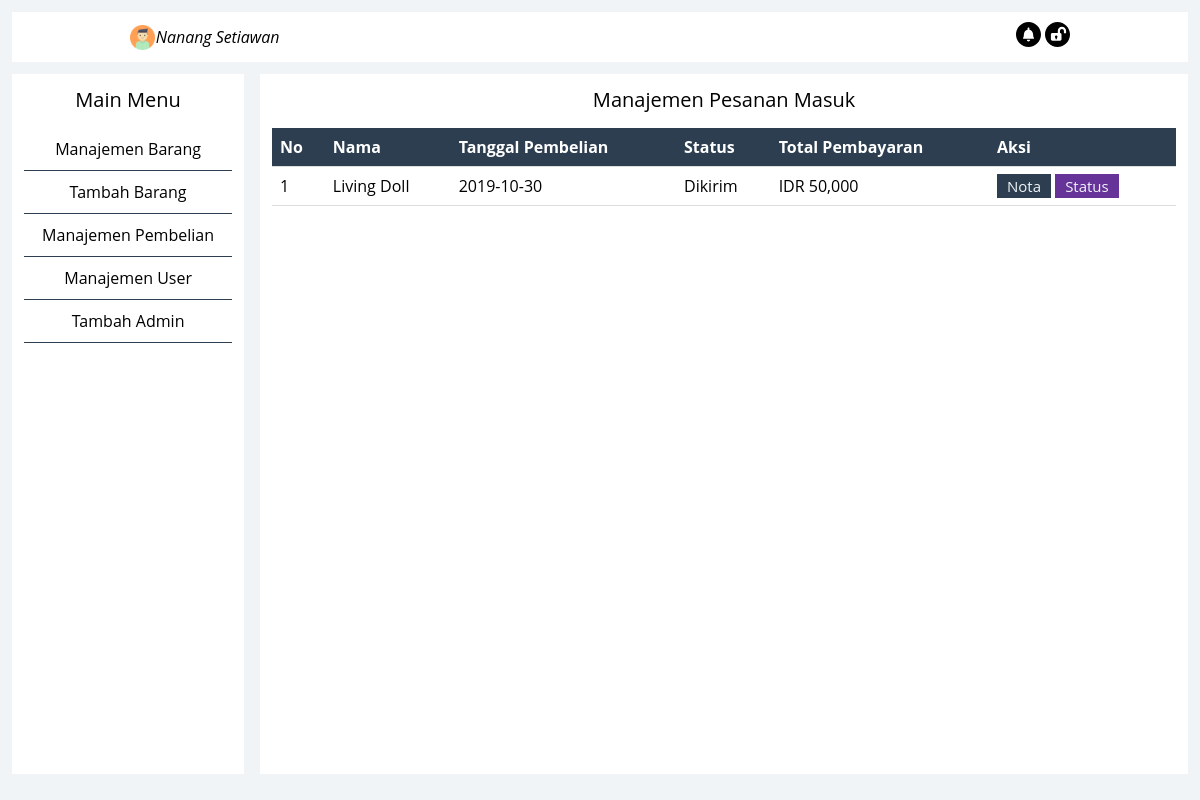
The page /admin/index.php?halaman=pembelian (signed in) on the database its author committed.
### tables this page shows
CREATE TABLE `pembelian` (
  `id_pembelian` int(11) NOT NULL,
  `id_user` int(11) NOT NULL,
  `tanggal` date NOT NULL,
  `resi` varchar(50) DEFAULT NULL,
  `total` int(11) NOT NULL,
  `status_pembelian` varchar(50) NOT NULL DEFAULT 'pending',
  `alamat` text NOT NULL
);

CREATE TABLE `tb_users` (
  `id_user` int(11) NOT NULL,
  `email_user` varchar(50) NOT NULL,
  `pass_user` varchar(50) NOT NULL,
  `nama_user` varchar(50) NOT NULL,
  `hp_user` varchar(25) NOT NULL
);

### admin/pembelian.php (the view, shortened to what this page needs)
<?php
    include 'db.php';
    $sql = $konek->query("SELECT * FROM pembelian pl JOIN tb_users us USING(id_user)");
?>
<head>
</head>
            <h1>Manajemen Pesanan Masuk</h1>
            <table class="table table-bordered">
                <thead>
                  <tr class="table-active">
                    <th scope="col">No</th>
                    <th scope="col">Nama</th>
                    <th scope="col">Tanggal Pembelian</th>
                    <th scope="col">Status</th>
                    <th scope="col">Total Pembayaran</th>
                    <th scope="col">Aksi</th>
                  </tr>
                </thead>
                <tbody>
                    <?php $no = 1; while($result = $sql->fetch_assoc()) : ?>
                    <tr>
                        <td><?= $no++; ?></td>
                        <td><?= $result['nama_user']; ?></td>
                        <td><?= $result['tanggal']; ?></td>
                        <td><?= $result['status_pembelian']; ?></td>
                        <td>IDR <?= number_format($result['total']); ?></td>
                        <td><a class="btn" href="detail_beli.php?id=<?= $result['id_pembelian'];?>">Nota</a>
                        <?php if($result['status_pembelian'] == 'pending') : ?>
                        <?php else : ?>
                            <a class="btn st" href="pembayaran.php?id=<?= $result['id_pembelian'] ?>">Status</a></td>
                        <?php endif; ?>
                    </tr>
    <?php endwhile; ?>
                </tbody>
            </table>
</div>
</body>
</html>

### admin/main.css (style rules this page uses)
* { margin: 0; padding: 0; font-family: 'Open Sans', sans-serif; }
body { background-color: #F0F4F7 !important; }
h1 { text-align: center; font-size: 20px !important; font-weight: normal; margin-bottom: 15px; }
table { border-collapse: collapse; width: 100%; }
th { background-color: #2c3e50; color: #fff; }
th, td { padding: 8px; text-align: left; border-bottom: 1px solid #ddd; }
.btn { background-color : #2c3e50; text-decoration: none; padding: 2px 10px; color: #F0F4F7; font-size: 15px; }

### admin/pembelian.php (style rules this page uses)
.st { background: rebeccapurple; }

### rows shown on the page
pembelian: id_user.nama_user "Living Doll", tanggal "2019-10-30", status_pembelian "Dikirim", total "50,000"

### other values the page prints
$_SESSION['idnama'] "Nanang Setiawan"
